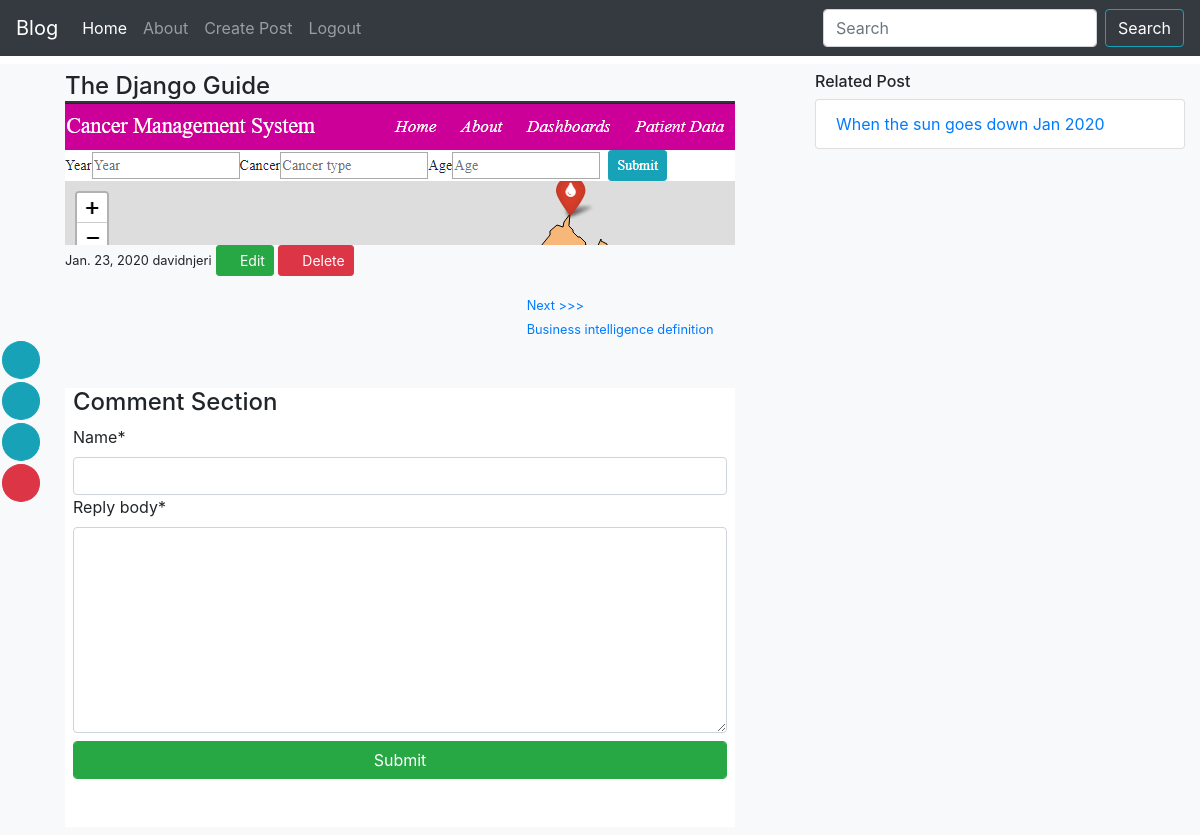
The app's page /post/1/ (signed in) with its own data.
### Post/models.py (models this page shows, shortened)
class Post(models.Model):
    genre_choice = (
        ('GV', 'Governance'),
        ('BG', 'Budget'),
        ('DC', 'Democracy')
    )
    title = models.CharField(max_length=150)
    content = models.TextField(default='')
    created_on = models.DateTimeField(auto_now=True, auto_now_add=False)
    genre = models.CharField(choices=genre_choice, max_length=15)
    author = models.ForeignKey(User, on_delete=models.CASCADE)
    cover_photo = models.ImageField(upload_to="cover_photos/",default="2016.PNG",blank=True)
    published = models.BooleanField(default=False)
    def format_content(self):
        return markdownify(self.content)
    class Meta:
        ordering = ['-created_on']

### Post/views.py (the view)
# urls.py: path('post/<int:pk>/', PostDetailView.as_view(), name="post-detail"),
class PostDetailView(DetailView):
    model = Post
    context_object_name = 'post'
    template_name = 'post_detail.html'
    def get_context_data(self, **kwargs):
        context = super().get_context_data(**kwargs)
        subject = Post.objects.filter(pk=self.object.pk)
        context['nexts'] = Post.objects.filter(pk = self.object.pk+1)
        context['previous'] = Post.objects.filter(pk=self.object.pk-1)
        context['related'] = Post.objects.exclude(pk=self.object.pk)\
                                    .filter(genre__icontains=subject[0].genre)\
                                    .filter(published=True)
        return context
    def get_queryset(self):
        context = super().get_queryset()
        return context

### Post/templates/post_detail.html (shortened to what this page needs)
{% extends 'base.html' %}
{% load humanize %}
{% block content %}
<div class="row  mt-2 bg-light py-2">
    <div class="col-md-7 col-sm-12 container">
        <div class="header" >
            <a href="{% url 'post-detail' post.pk %}" class="h4">{{ post.title }}</a><br>
            <div style=" height:18vh; background-image: url('/media/{{post.cover_photo}}'); background-repeat: no-repeat;">
            </div>
            <small>{{ post.created_on|naturalday }} {{ post.author.username}}</small>
            {% if user.is_superuser %}
            <a href="{% url 'post-update' post.pk %}" class="btn btn-sm btn-success"><i class="fa fa-pen mr-1"></i>Edit</a>
            <a href="{% url 'post-delete' post.pk %}" class="btn btn-sm btn-danger"><i class="fa fa-trash mr-1"></i>Delete</a>
            {% endif %}
        </div>
        <div class="row navigate-post">
            <div class="col-md-4 col-sm-4">
            </div>
            <div class="col-md-4 offset-4 col-sm-4">
                {% for next in nexts %}
                    <a href="{% url 'post-detail' next.pk %}"> Next >>> <br> {{next.title}}</a>
                {% endfor %}
            </div>
        </div>
        <div class="container-fluid mt-5 bg-white px-2">
            <h4>Comment Section</h4>
                <form action="." method="POST" class="form-horizontal" id="reply-form">
                    <div id="div_id_reply_body" class="control-group">
                        <label for="id_name" class="control-label requiredField">
                            Name<span class="asteriskField">*</span> </label>
                        <input type="text" name="name" id="id_name" class="form-control" required>
                        <label for="id_reply_body" class="control-label requiredField">
                            Reply body<span class="asteriskField">*</span> </label>
                        <div class="controls">
                            <textarea name="reply_body" cols="50" rows="8" class="textarea form-control" required id="id_reply_body">
                            </textarea>
                        </div>
                    </div>
                    <input type="submit" name="Login" class="form-control mt-2 btn-success">
                </form>
        </div>
    </div>
    <div class="col-md-4">
        <h6>Related Post</h6>
        <div class="list-group text-black" role="group">
            {% for relate in related %}
                <a href="{% url 'post-detail' post.pk %}" class="list-group-item "> {{relate.title}} {{ relate.created_on|date:'M Y'}}</a>
            {% endfor %}
        </div>
    </div>
    <div class="footer-share">
        <div class="">
            <a href="www.twitter.com" class=" btn btn-md btn-info text-center"><i class="fa fa-twitter" aria-hidden="true"></i></a>
            <a href="www.facebook.com"class="btn btn-md btn-info" ><i class="fa fa-facebook" aria-hidden="true"></i></a>
            <a href="www.googleplus.com"class="btn btn-md btn-info"><i class="fa fa-google-plus" aria-hidden="true"></i></a>
            <a href="www.pintinterest.com"class="btn btn-md btn-danger"><i class="fa fa-pinterest" aria-hidden="true"></i></a>
        </div>
    </div>
</div>
{% endblock %}

### Post/static/css/master.css (style rules this page uses)
html, body { margin:0%; padding:0% }
.container-fluid, .row { margin:0%; padding:0%; overflow:hidden; }
.form-horizontal { width:100%; }
.navigate-post a { font-size: 0.8em; }
.footer-share { position:fixed; bottom: 40%; left:0%; height: auto; float:right; overflow: hidden; margin-left: 2px; }
.footer-share .btn { border-radius: 50%; display: block; margin-top: 3px; }

### records on screen
Post: title "The Django Guide", cover_photo (picture), created_on "Jan. 23, 2020", author.username "davidnjeri"
Post: title "Business intelligence definition"
Post: title "When the sun goes down", created_on "Jan 2020"
